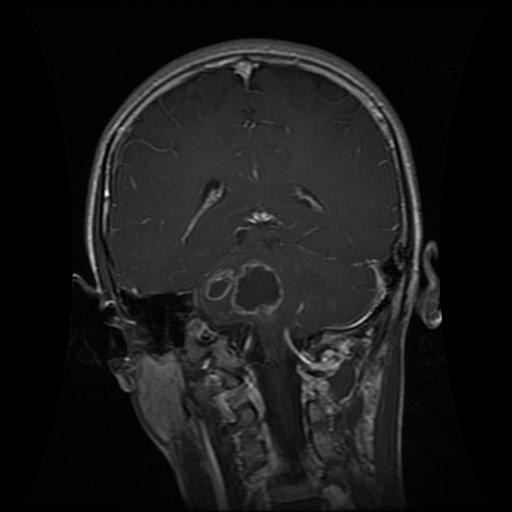
#> input picture data/Training/glioma/Tr-glTr_0003.jpg, 512 x 512 px; its folder holds only this picture in this run
$ jupyter execute ' IT24103178_Noise_Outlier_Removal_&_Dimensionality_Reduction.ipynb'   (shell and % lines are left out)
#> lines starting #> are read from the running program, lines starting #| are printed output that depends on the picture
<a href="https://colab.research.google.com/github/Raashidh-Rizvi/Brain-Tumor-Detection/blob/main/notesbooks/%20IT24103178_Noise_Outlier_Removal_%26_Dimensionality_Reduction.ipynb" target="_parent"></a>

[cell 1]
# Install required libraries

# Clone the GitHub repository (if not already cloned)

import os
import cv2
import numpy as np
import pandas as pd
import matplotlib.pyplot as plt
from skimage import exposure
from sklearn.decomposition import PCA
from sklearn.preprocessing import StandardScaler
import gc  # For memory management

# Define directories
train_dir = "/content/Brain-Tumor-Detection/data/Training"
output_dir = "/content/cleaned_images"
os.makedirs(output_dir, exist_ok=True)  # Directory to save cleaned images

# Load image paths (Training set)
image_paths = []
for root, dirs, files in os.walk(train_dir):
    for file in files:
        if file.endswith('.jpg'):
            image_paths.append(os.path.join(root, file))
print(f"Total images found: {len(image_paths)}")

# Preprocessing Pipeline with Batch Processing
def preprocess_pipeline(image_paths, target_size=(128, 128), desired_pca_components=50, batch_size=100):

#> called with target_size = (128, 128), desired_pca_components = 50, batch_size = 100
    reduced_data = []
    cleaned_images = []
    flattened_images = None
    variance_ratio = None

    # First pass: Determine minimum number of samples across batches
    min_samples = float('inf')
    for i in range(0, len(image_paths), batch_size):
        batch_paths = image_paths[i:i + batch_size]
        images = [cv2.resize(cv2.imread(path, cv2.IMREAD_GRAYSCALE), target_size)
                  for path in batch_paths if cv2.imread(path) is not None]
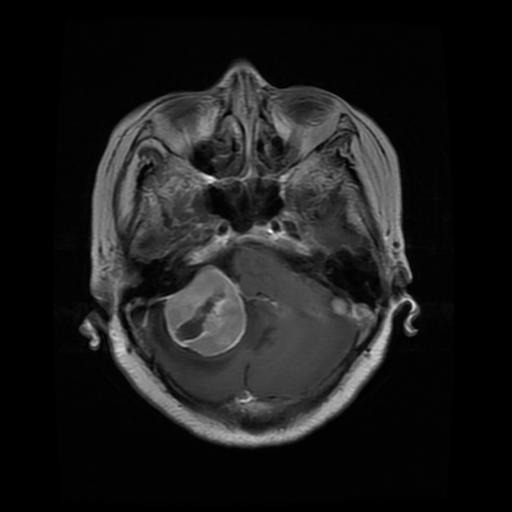
#> input picture data/Training/meningioma/Tr-me_0021.jpg, 512 x 512 px
#> images = 2 items
        if not images:
            continue
        denoised = [cv2.medianBlur(img, 3) for img in images]
#> denoised = 2 items
        means = [np.mean(img) for img in denoised]
#> means = [24.14, 27.47]
        df = pd.DataFrame({'mean': means})
#> df = table of 2 rows and 1 columns
        Q1, Q3 = df['mean'].quantile([0.25, 0.75])
#> Q1 = 24.97; Q3 = 26.64
        IQR = Q3 - Q1
#> IQR = 1.67
        cleaned = [denoised[i] for i in df[(df['mean'] >= Q1 - 1.5*IQR) &
                                          (df['mean'] <= Q3 + 1.5*IQR)].index]
#> cleaned = 2 items
        if cleaned:
            min_samples = min(min_samples, len(cleaned))
#> min_samples = 2
        del images, denoised, cleaned
        gc.collect()

    # Set PCA components based on smallest batch
    n_features = target_size[0] * target_size[1]
    pca_components = min(desired_pca_components, min_samples, n_features)
#> pca_components = 2
    print(f"Global PCA components set to {pca_components} (min of {desired_pca_components}, {min_samples}, {n_features})")
#| Global PCA components set to 2 (min of 50, 2, 16384)

    # Second pass: Process batches with fixed PCA components
    for i in range(0, len(image_paths), batch_size):
        batch_paths = image_paths[i:i + batch_size]
        print(f"Processing batch {i // batch_size + 1} ({len(batch_paths)} images)")

        # Load and resize images
        images = [cv2.resize(cv2.imread(path, cv2.IMREAD_GRAYSCALE), target_size)
                  for path in batch_paths if cv2.imread(path) is not None]
        print(f"  Loaded {len(images)} images")
#|   Loaded 2 images

        # Noise removal (median filter)
        denoised = [cv2.medianBlur(img, 3) for img in images]

        # Outlier removal (IQR on mean intensity)
        means = [np.mean(img) for img in denoised]
        df = pd.DataFrame({'mean': means})
        Q1, Q3 = df['mean'].quantile([0.25, 0.75])
        IQR = Q3 - Q1
        cleaned = [denoised[i] for i in df[(df['mean'] >= Q1 - 1.5*IQR) &
                                          (df['mean'] <= Q3 + 1.5*IQR)].index]
        print(f"  After outlier removal: {len(cleaned)} images")
#|   After outlier removal: 2 images

        # Save cleaned images to disk
        for j, img in enumerate(cleaned):
            cv2.imwrite(os.path.join(output_dir, f"cleaned_{i+j}.jpg"), img)
#> this loop made 2 passes
#> pass 1, in preprocess_pipeline, `cv2.imwrite(os.path.join(output_dir, f"cleaned_{i+j}.jpg"), img)`:
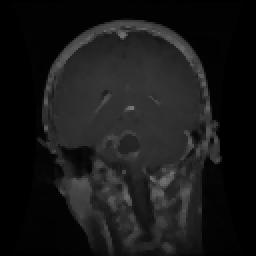
#> saved as cleaned_0.jpg: shape (128, 128) (shown 2 times larger); min 0, max 117, mean 24.1
#> pass 2, in preprocess_pipeline, `cv2.imwrite(os.path.join(output_dir, f"cleaned_{i+j}.jpg"), img)`:
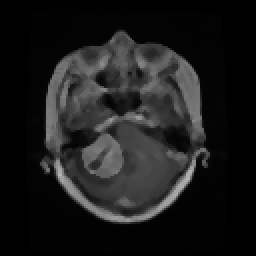
#> saved as cleaned_1.jpg: shape (128, 128) (shown 2 times larger); min 0, max 179, mean 27.5

        # Store cleaned images for EDA (last batch only)
        cleaned_images = cleaned
#> cleaned_images = 2 items

        # Flatten and standardize for PCA
        flattened = np.array([img.flatten() for img in cleaned])
        if len(flattened) == 0:
            print("  No images after outlier removal; skipping batch")
            continue

        scaler = StandardScaler()
        scaled = scaler.fit_transform(flattened)

        # Apply PCA with fixed components
        pca = PCA(n_components=pca_components)
        batch_reduced = pca.fit_transform(scaled)
#> batch_reduced = [[109.8, 1.35e-11], [-109.8, 1.35e-11]]

        # Store results
        reduced_data.append(batch_reduced)
        variance_ratio = pca.explained_variance_ratio_  # From last valid batch
#> variance_ratio = [1, 1.51e-26]
        flattened_images = flattened  # For EDA, last batch

        # Clear memory
        del images, denoised, scaled, batch_reduced
        gc.collect()

    # Concatenate reduced data
    reduced_data = np.vstack(reduced_data) if reduced_data else np.array([])
#> reduced_data = [[109.8, 1.35e-11], [-109.8, 1.35e-11]]
    print(f"Final reduced shape: {reduced_data.shape}")
#| Final reduced shape: (2, 2)

    return reduced_data, variance_ratio, cleaned_images, flattened_images

# Run pipeline (process all images with batch_size=100)
reduced_data, var_ratio, cleaned_images, flattened_images = preprocess_pipeline(image_paths, batch_size=100)
#> reduced_data = [[109.8, 1.35e-11], [-109.8, 1.35e-11]]; var_ratio = [1, 1.51e-26]; cleaned_images = 2 items

# EDA for Outlier/Noise Removal
# Boxplot (using first batch for "before")
first_batch_paths = image_paths[:100]
#> first_batch_paths = 2 items
mean_intensities_before = [np.mean(cv2.resize(cv2.imread(path, cv2.IMREAD_GRAYSCALE), (128, 128)))
                           for path in first_batch_paths if cv2.imread(path) is not None]
#> mean_intensities_before = [25.01, 27.79]
mean_intensities_after = [np.mean(img) for img in cleaned_images]
#> mean_intensities_after = [24.14, 27.47]

plt.figure(figsize=(10, 5))
plt.subplot(1, 2, 1)
plt.boxplot(mean_intensities_before)
plt.title('Mean Intensities (Before Cleaning, First Batch)')
plt.ylabel('Mean Intensity')

plt.subplot(1, 2, 2)
plt.boxplot(mean_intensities_after)
plt.title('Mean Intensities (After Cleaning, Last Batch)')
plt.show()
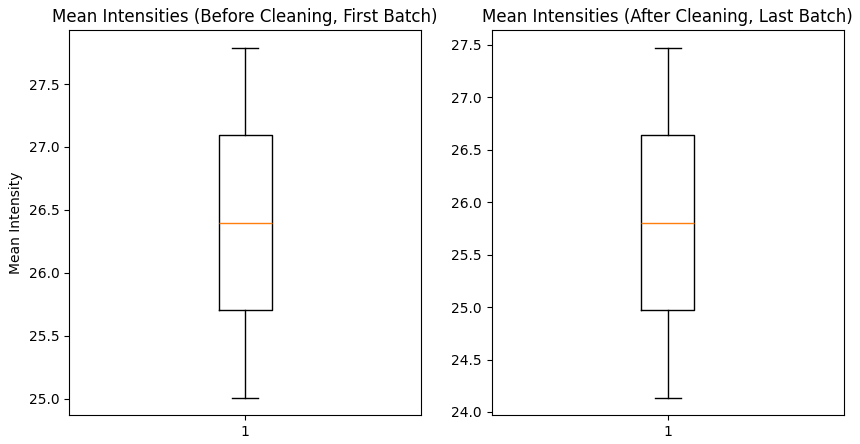
#> figure drawn by matplotlib, 2 panels

# Histogram for noise (sample image from last batch)
sample_idx = 0
plt.figure(figsize=(10, 5))
plt.subplot(1, 2, 1)
plt.hist(cv2.resize(cv2.imread(first_batch_paths[sample_idx], cv2.IMREAD_GRAYSCALE), (128, 128)).ravel(),
         bins=256, range=(0, 255))
plt.title('Histogram Before Denoising')
plt.xlabel('Pixel Intensity')
plt.ylabel('Frequency')

plt.subplot(1, 2, 2)
plt.hist(cleaned_images[sample_idx].ravel(), bins=256, range=(0, 255))
plt.title('Histogram After Denoising')
plt.xlabel('Pixel Intensity')
plt.ylabel('Frequency')
plt.show()
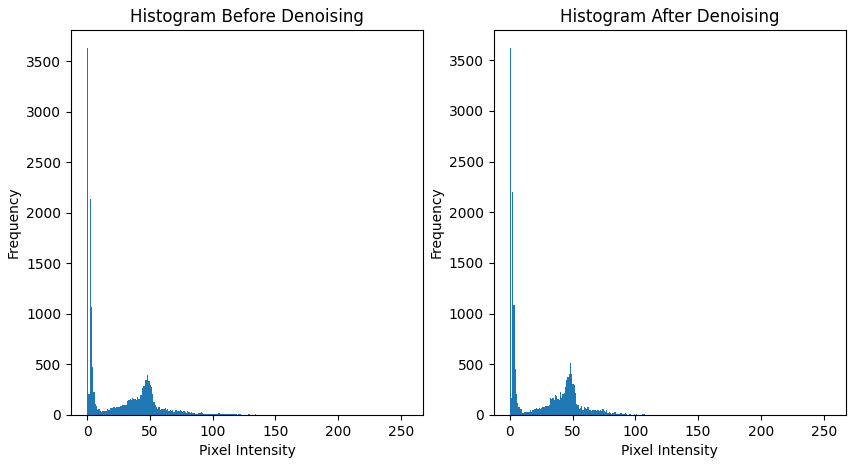
#> figure drawn by matplotlib, 2 panels; panel 1: tallest bar 3626 high, from x = 0 to 0.996; panel 2: tallest bar 3617 high, from x = 0 to 0.996

# EDA for Dimensionality Reduction
# Scree Plot
plt.figure(figsize=(8, 5))
plt.plot(np.cumsum(var_ratio))
plt.xlabel('Number of Components')
plt.ylabel('Cumulative Explained Variance')
plt.title('Scree Plot for PCA (Last Batch)')
plt.grid(True)
plt.show()
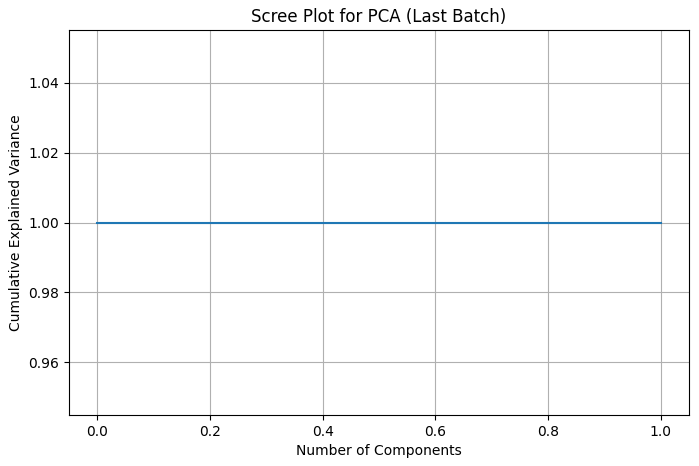
#> figure drawn by matplotlib, 1 panel

# Correlation Matrix (sample 1000 pixels to avoid RAM issues)
n_pixels = 1000
random_pixels = np.random.choice(flattened_images.shape[1], size=n_pixels, replace=False)
subset_data = flattened_images[:10, random_pixels]
corr_matrix = pd.DataFrame(subset_data).corr()
#> corr_matrix = table of 1000 rows and 1000 columns

plt.figure(figsize=(8, 6))
plt.imshow(corr_matrix, cmap='viridis')
plt.title('Correlation Matrix of Sampled Pixels (Last Batch)')
plt.colorbar()
plt.show()
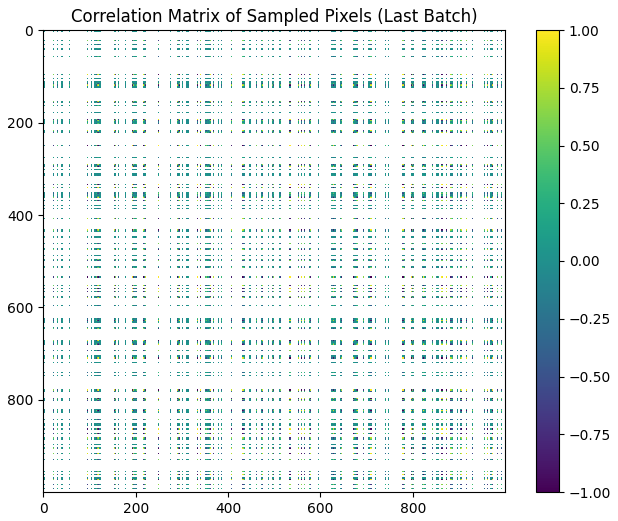
#> figure drawn by matplotlib, 2 panels
